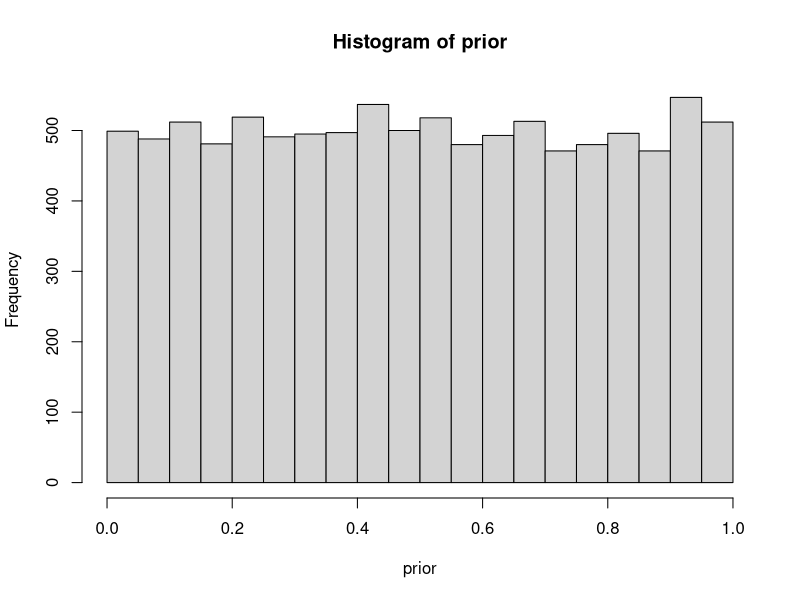
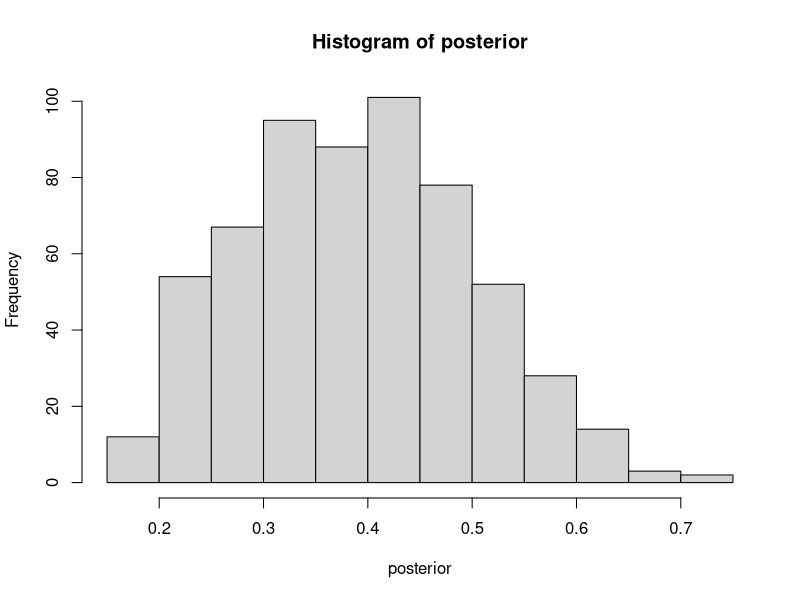
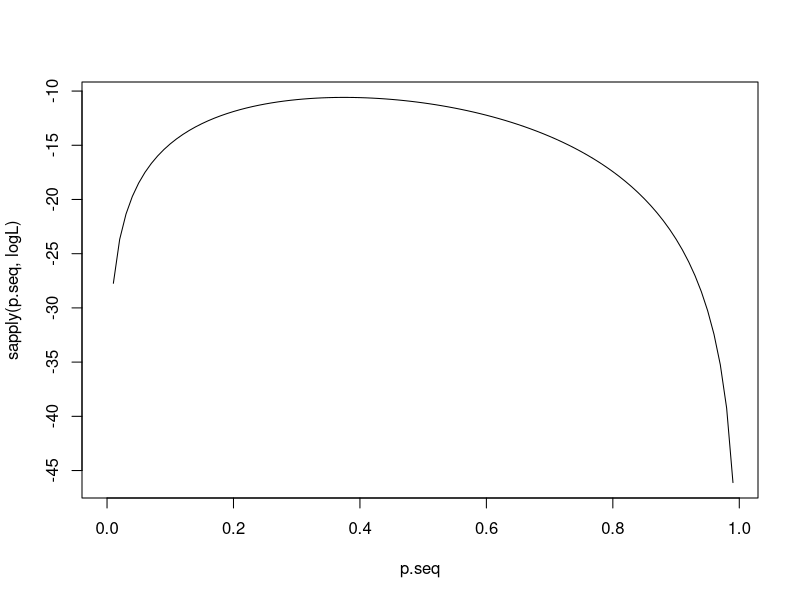
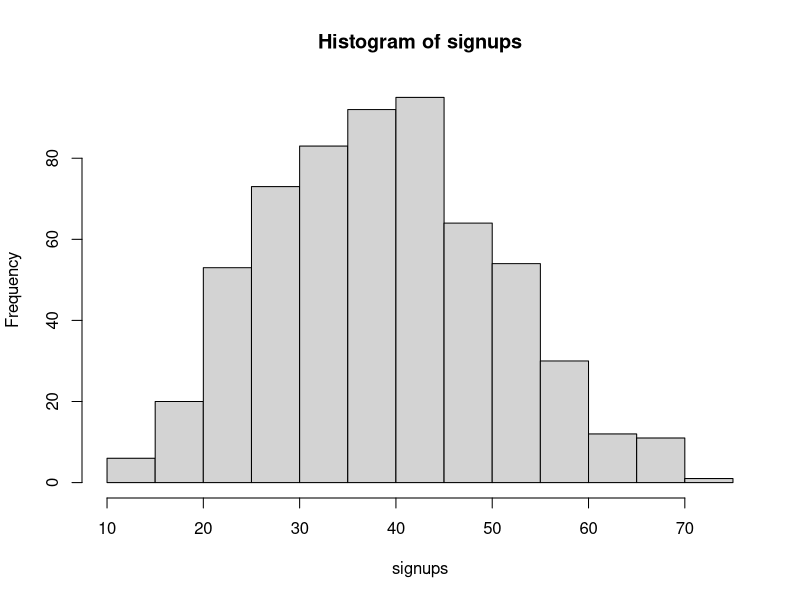

R code for these plots, in order:
# Understanding Bayesian Statistics

# Corresponding Youtube vids: https://www.youtube.com/watch?v=3OJEae7Qb_o&t=31s
# Skeleton code from: http://www.sumsar.net/files/posts/2017-bayesian-tutorial-exercises/modeling_exercise1.html

# i) from http://www.sumsar.net/files/posts/2017-bayesian-tutorial-exercises/modeling_exercise1.html
# Number of random draws from the prior
n_draws <- 10000
n <- 16
observed_data <- 6 #6/16 

prior <- runif(n_draws, 0, 1) # Here you sample n_draws draws from the prior  
hist(prior) # It's always good to eyeball the prior to make sure it looks ok.

# Here you define the generative model
generative_model <- function(parameters) {
  rbinom(1, n, parameters)
}

# Here you simulate data using the parameters from the prior and the 
# generative model
sim_data <- rep(NA, n_draws)
for(i in 1:n_draws) {
  sim_data[i] <- generative_model(prior[i])
}

# Here you filter off all draws that do not match the data.
posterior <- prior[sim_data == observed_data] 

hist(posterior) # Eyeball the posterior
length(posterior) # See that we got enought draws left after the filtering.
# There are no rules here, but you probably want to aim
# for >1000 draws.

# Now you can summarize the posterior, where a common summary is to take the mean
# or the median posterior, and perhaps a 95% quantile interval.
post_rate <- median(posterior)
quantile(posterior, c(0.025, 0.975))

### MLE instead of Bayes###

# MLE using optimise function
yf <- rep(0,length = 10)
ys <- rep(1,length = 6)
y <- c(ys,yf) #y<-c(0,0,0,0,0,0,0,0,0,0,1,1,1,1,1,1)
n<-1 # why not length(y) i.e 16? Because we have 16 bernoulli trials which is dbinom with n=1
# formulation for the log likelihood for the binomial 
logL <- function(p) sum(log(dbinom(y, n, p)))
# we can test the function for one value of p
logL(0.7)
#plot logL
p.seq <- seq(0, 0.99, 0.01)
plot(p.seq, sapply(p.seq, logL), type="l")
#optimum:
optimize(logL, lower=0, upper=1, maximum=TRUE)

# Alternative MLE
# binomial distn MLE is simply sum(yi)/sum(ni)
# sum(ni) is the length of the dataset i.e 16 here
mle_manual = 6/16

# ii) 
ans <- sum(posterior > 0.2)/length(posterior)

# iii)
signups <- rbinom(n=length(posterior), size = 100, prob = posterior) # 100 signups simulated n times. Each n simulation has different prob posterior[i] for i in 1:n
hist(signups)

quantile(signups, c(0.025, 0.975))


### Extra Reading
# Frequentist v Bayesian example - https://365datascience.com/bayesian-vs-frequentist-approach/
# http://jakevdp.github.io/blog/2014/03/11/frequentism-and-bayesianism-a-practical-intro/

# comment testing for git